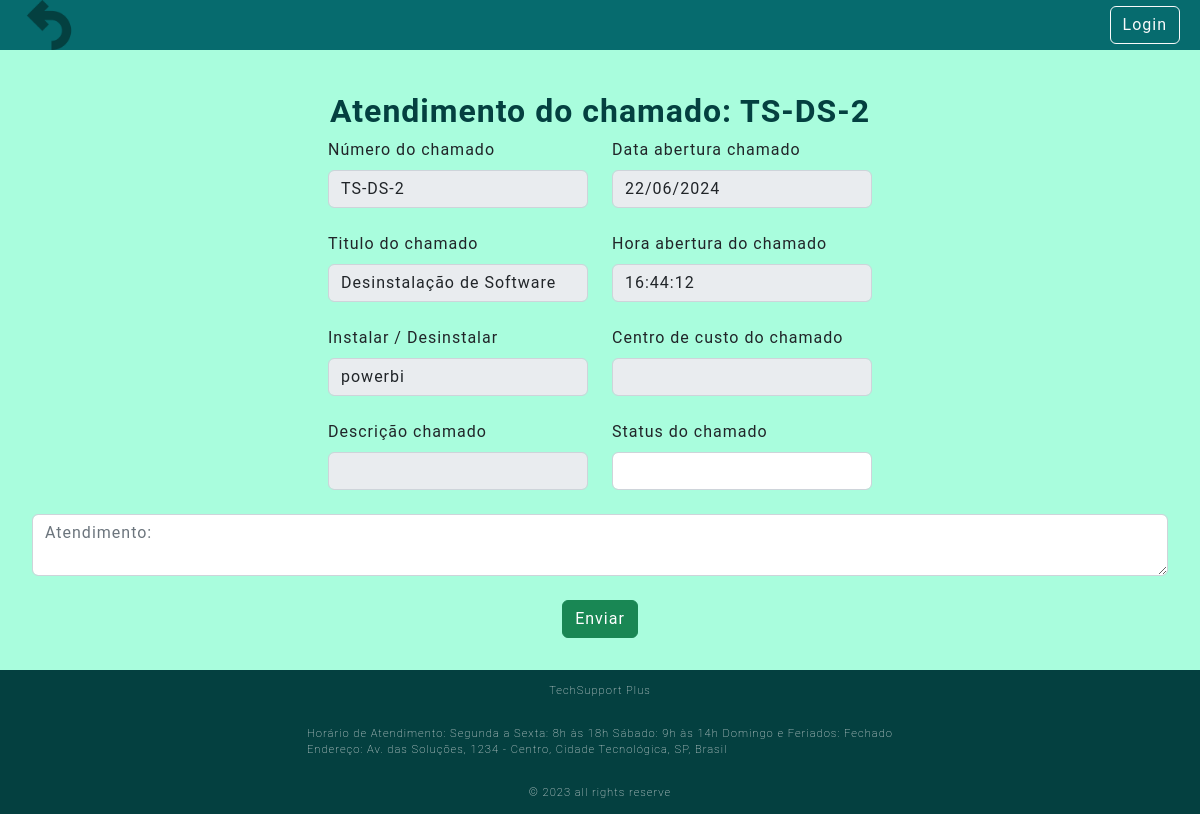
Before: /3/atendimento with the older database file.
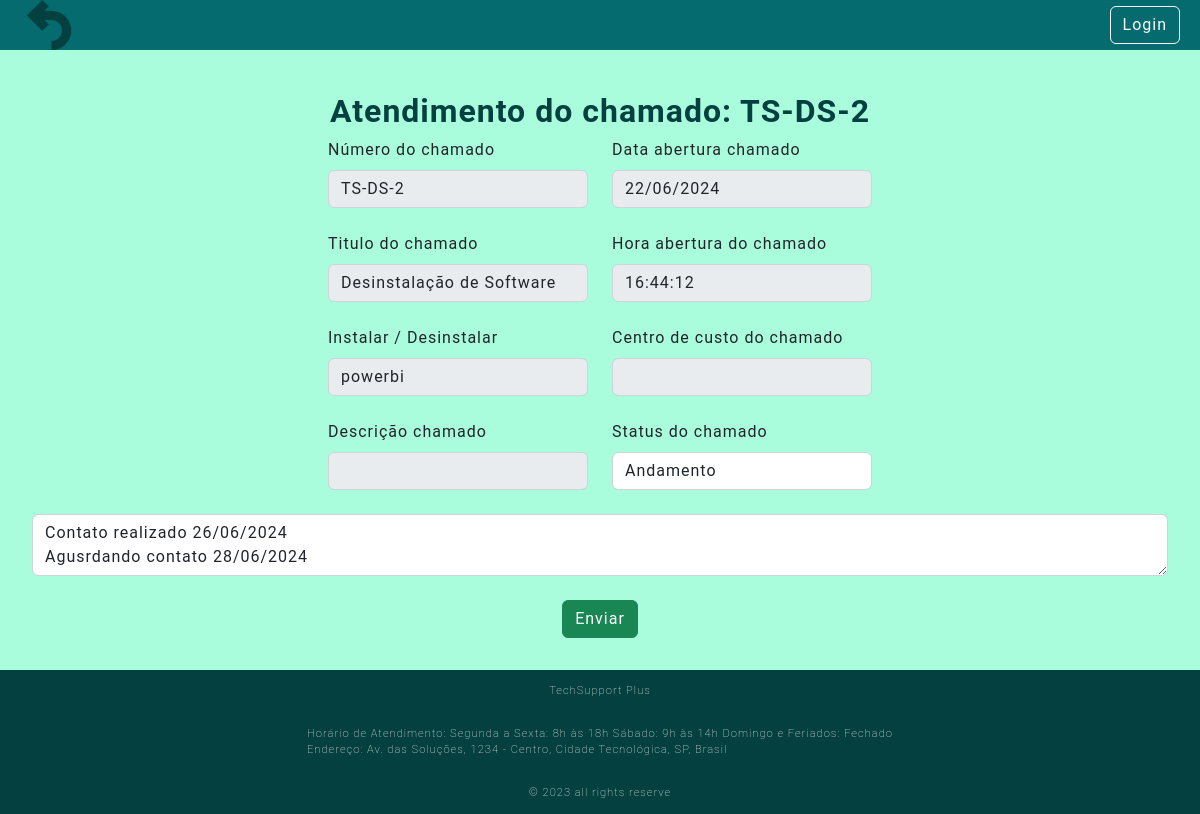
After: the same page with the newer database file.
### Src/Model/Bd.py (models this page shows, shortened)
class Ticket(db.Model):
    __tablename__ = "Ticket"
    id = db.Column(db.Integer, primary_key=True, autoincrement=True)
    idUser = db.Column(db.Integer,db.ForeignKey('CreatUser.id'))
    identificador = db.Column(db.String(50), nullable=False)
    title = db.Column(db.String(50), nullable=False)
    software = db.Column(db.String(50), nullable=False)
    description = db.Column(db.String, nullable=False)
    status = db.Column(db.String(20), nullable=False, default='Open')
    execution = db.Column(db.String(500), nullable=False)
    created_data = db.Column(db.String, nullable=False)
    created_hora = db.Column(db.String, nullable=False)
    cost_center = db.Column(db.String, nullable=False)

### Src/View/NewTicket.py (the view)
@tk.route('/<id>/atendimento')
def atendimento(id):
    tickets = Ticket.query.filter_by(id=id).all()
    return render_template('atendimento.html', tickets=tickets)

### Templates/atendimento.html (shortened to what this page needs)
{% extends 'base.html' %}
{% block conteudo %}
    {% for ticket in tickets %}
    <h1>Atendimento do chamado: {{ ticket.identificador }}</h1>
    <form method="POST" action="{{ url_for('router.tk.update', id=ticket.id )}}">
<div class="row justify-content-center">
    <div class="form-group col-md-3" style="text-align: left;">
        <label class="form-label" >Número do chamado</label>
        <input type="text" class="form-control" name="identificador" value="{{ticket.identificador}}" disabled><br>
        <label class="form-label" >Titulo do chamado</label>
        <input type="text" class="form-control" name="title" value="{{ticket.title}}" disabled><br>
        {% if ticket.cost_center%}
            <label class="form-label" >Equipamentos</label>
        {% else %}
            <label class="form-label" >Instalar / Desinstalar</label>
        {% endif %}
        <input type="text" class="form-control" name="software" value="{{ticket.software}}" disabled><br>
        <label class="form-label" >Descrição chamado</label>
        <input type="text" class="form-control" name="description" value="{{ticket.description}}" disabled><br>
    </div>
    <div class="form-group col-md-3" style="text-align: left;">
        <label class="form-label" >Data abertura chamado</label>
        <input type="text" class="form-control" name="created_data" value="{{ticket.created_data}}" disabled><br>
        <label class="form-label" >Hora abertura do chamado</label>
        <input type="text" class="form-control" name="created_hora" value="{{ticket.created_hora}}" disabled><br>
        <label class="form-label" >Centro de custo do chamado</label>
        <input type="text" class="form-control" name="cost_center" value="{{ticket.cost_center}}" disabled><br>
        <label class="form-label" >Status do chamado</label>
        <select class="form-control" name="status" required>
            <option value=""></option>
            <option value="Andamento" {% if ticket.status == 'Andamento' %}selected{% endif %}>Andamento</option>
        </select><br>
    </div>
</div>
<div class="row justify-content-center">
    {% if ticket.status == "open" %}
        <textarea class="form-control" placeholder="Atendimento: " name="Atendimento"></textarea>
    {% else %}
        <textarea class="form-control" name="Atendimento">{{ ticket.execution.split(' | ')[0] }}</textarea>
    {% endif %}
</div><br>
    <button class="btn btn-success" type="submit" name="button" value="{{current_user.userName}}" >Enviar</button>
</form>
    {% endfor %}
{% endblock conteudo %}

Changed rows visible on the page:
changed Ticket "TS-DS-2": status (not shown) → "Andamento"; Atendimento (not shown) → "Contato realizado 26/06/2024 Agusrdando contato 28/06/2024"
